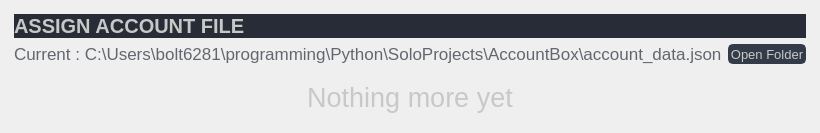
                  <widget class="QWidget" name="page_setting">
                   <layout class="QVBoxLayout" name="verticalLayout_8">
                    <item>
                     <widget class="QFrame" name="frame_assign">
                      <property name="maximumSize">
                       <size>
                        <width>16777215</width>
                        <height>200</height>
                       </size>
                      </property>
                      <layout class="QGridLayout" name="gridLayout_4">
                       <property name="leftMargin">
                        <number>3</number>
                       </property>
                       <property name="topMargin">
                        <number>3</number>
                       </property>
                       <property name="rightMargin">
                        <number>3</number>
                       </property>
                       <property name="bottomMargin">
                        <number>3</number>
                       </property>
                       <item row="1" column="0">
                        <widget class="QLabel" name="label_current">
                         <property name="font">
                          <font>
                           <family>Segoe UI</family>
                           <pointsize>13</pointsize>
                          </font>
                         </property>
                         <property name="styleSheet">
                          <string notr="true">color:#62676f;</string>
                         </property>
                         <property name="text">
                          <string>Current : C:\Users\bolt6281\programming\Python\SoloProjects\AccountBox\account_data.json</string>
                         </property>
                        </widget>
                       </item>
                       <item row="1" column="1">
                        <widget class="QPushButton" name="pushButton_open_folder">
                         <property name="maximumSize">
                          <size>
                           <width>150</width>
                           <height>30</height>
                          </size>
                         </property>
                         <property name="font">
                          <font>
                           <family>Segoe UI</family>
                           <pointsize>10</pointsize>
                          </font>
                         </property>
                         <property name="focusPolicy">
                          <enum>Qt::StrongFocus</enum>
                         </property>
                         <property name="styleSheet">
                          <string notr="true">QPushButton {
color:#c8c8c8;
	border: 2px solid rgb(52, 59, 72);
	border-radius: 5px;	
	background-color: rgb(52, 59, 72);
}
QPushButton:hover {
	background-color: rgb(57, 65, 80);
	border: 2px solid rgb(61, 70, 86);
}
QPushButton:pressed {	
	background-color: rgb(35, 40, 49);
	border: 2px solid rgb(43, 50, 61);
}

</string>
                         </property>
                         <property name="text">
                          <string>Open Folder</string>
                         </property>
                         <property name="icon">
                          <iconset resource="resource.qrc">
                           <normaloff>:/icons/icons/16x16/cil-folder-open.png</normaloff>:/icons/icons/16x16/cil-folder-open.png</iconset>
                         </property>
                        </widget>
                       </item>
                       <item row="0" column="0" colspan="2">
                        <widget class="QLabel" name="label_assign">
                         <property name="maximumSize">
                          <size>
                           <width>16777215</width>
                           <height>40</height>
                          </size>
                         </property>
                         <property name="font">
                          <font>
                           <family>Segoe UI</family>
                           <pointsize>15</pointsize>
                           <weight>75</weight>
                           <bold>true</bold>
                          </font>
                         </property>
                         <property name="styleSheet">
                          <string notr="true">background-color:#272c36;
color:#c8c8c8;</string>
                         </property>
                         <property name="text">
                          <string>ASSIGN ACCOUNT FILE</string>
                         </property>
                         <property name="margin">
                          <number>9</number>
                         </property>
                        </widget>
                       </item>
                      </layout>
                     </widget>
                    </item>
                    <item>
                     <widget class="QFrame" name="frame_nothing_more">
                      <layout class="QVBoxLayout" name="verticalLayout_12">
                       <item>
                        <widget class="QLabel" name="label_nothing_more">
                         <property name="palette">
                          <palette>
                           <active>
                            <colorrole role="WindowText">
                             <brush brushstyle="SolidPattern">
                              <color alpha="255">
                               <red>200</red>
                               <green>200</green>
                               <blue>200</blue>
                              </color>
                             </brush>
                            </colorrole>
                            <colorrole role="Button">
                             <brush brushstyle="SolidPattern">
                              <color alpha="255">
                               <red>44</red>
                               <green>49</green>
                               <blue>60</blue>
                              </color>
                             </brush>
                            </colorrole>
                            <colorrole role="Text">
                             <brush brushstyle="SolidPattern">
                              <color alpha="255">
                               <red>200</red>
                               <green>200</green>
                               <blue>200</blue>
                              </color>
                             </brush>
                            </colorrole>
                            <colorrole role="ButtonText">
                             <brush brushstyle="SolidPattern">
                              <color alpha="255">
                               <red>200</red>
                               <green>200</green>
                               <blue>200</blue>
                              </color>
                             </brush>
                            </colorrole>
                            <colorrole role="Base">
                             <brush brushstyle="SolidPattern">
                              <color alpha="255">
                               <red>44</red>
                               <green>49</green>
                               <blue>60</blue>
                              </color>
                             </brush>
                            </colorrole>
                            <colorrole role="Window">
                             <brush brushstyle="SolidPattern">
                              <color alpha="255">
                               <red>44</red>
                               <green>49</green>
                               <blue>60</blue>
                              </color>
                             </brush>
                            </colorrole>
                            <colorrole role="PlaceholderText">
                             <brush brushstyle="NoBrush">
                              <color alpha="128">
                               <red>200</red>
                               <green>200</green>
                               <blue>200</blue>
                              </color>
                             </brush>
                            </colorrole>
                           </active>
                           <inactive>
                            <colorrole role="WindowText">
                             <brush brushstyle="SolidPattern">
                              <color alpha="255">
                               <red>200</red>
                               <green>200</green>
                               <blue>200</blue>
                              </color>
                             </brush>
                            </colorrole>
                            <colorrole role="Button">
                             <brush brushstyle="SolidPattern">
                              <color alpha="255">
                               <red>44</red>
                               <green>49</green>
                               <blue>60</blue>
                              </color>
                             </brush>
                            </colorrole>
                            <colorrole role="Text">
                             <brush brushstyle="SolidPattern">
                              <color alpha="255">
                               <red>200</red>
                               <green>200</green>
                               <blue>200</blue>
                              </color>
                             </brush>
                            </colorrole>
                            <colorrole role="ButtonText">
                             <brush brushstyle="SolidPattern">
                              <color alpha="255">
                               <red>200</red>
                               <green>200</green>
                               <blue>200</blue>
                              </color>
                             </brush>
                            </colorrole>
                            <colorrole role="Base">
                             <brush brushstyle="SolidPattern">
                              <color alpha="255">
                               <red>44</red>
                               <green>49</green>
                               <blue>60</blue>
                              </color>
                             </brush>
                            </colorrole>
                            <colorrole role="Window">
                             <brush brushstyle="SolidPattern">
                              <color alpha="255">
                               <red>44</red>
                               <green>49</green>
                               <blue>60</blue>
                              </color>
                             </brush>
                            </colorrole>
                            <colorrole role="PlaceholderText">
                             <brush brushstyle="NoBrush">
                              <color alpha="128">
                               <red>200</red>
                               <green>200</green>
                               <blue>200</blue>
                              </color>
                             </brush>
                            </colorrole>
                           </inactive>
                           <disabled>
                            <colorrole role="WindowText">
                             <brush brushstyle="SolidPattern">
                              <color alpha="255">
                               <red>200</red>
                               <green>200</green>
                               <blue>200</blue>
                              </color>
                             </brush>
                            </colorrole>
                            <colorrole role="Button">
                             <brush brushstyle="SolidPattern">
                              <color alpha="255">
                               <red>44</red>
                               <green>49</green>
                               <blue>60</blue>
                              </color>
                             </brush>
                            </colorrole>
                            <colorrole role="Text">
                             <brush brushstyle="SolidPattern">
                              <color alpha="255">
                               <red>200</red>
                               <green>200</green>
                               <blue>200</blue>
                              </color>
                             </brush>
                            </colorrole>
                            <colorrole role="ButtonText">
                             <brush brushstyle="SolidPattern">
                              <color alpha="255">
                               <red>200</red>
                               <green>200</green>
                               <blue>200</blue>
                              </color>
                             </brush>
                            </colorrole>
                            <colorrole role="Base">
                             <brush brushstyle="SolidPattern">
                              <color alpha="255">
                               <red>44</red>
                               <green>49</green>
                               <blue>60</blue>
                              </color>
                             </brush>
                            </colorrole>
                            <colorrole role="Window">
                             <brush brushstyle="SolidPattern">
                              <color alpha="255">
                               <red>44</red>
                               <green>49</green>
                               <blue>60</blue>
                              </color>
                             </brush>
                            </colorrole>
                            <colorrole role="PlaceholderText">
                             <brush brushstyle="NoBrush">
                              <color alpha="128">
                               <red>200</red>
                               <green>200</green>
                               <blue>200</blue>
                              </color>
                             </brush>
                            </colorrole>
                           </disabled>
                          </palette>
                         </property>
                         <property name="font">
                          <font>
                           <family>Segoe UI</family>
                           <pointsize>20</pointsize>
                           <weight>50</weight>
                           <bold>false</bold>
                          </font>
                         </property>
                         <property name="styleSheet">
                          <string notr="true">color:#c8c8c8;</string>
                         </property>
                         <property name="text">
                          <string>Nothing more yet</string>
                         </property>
                         <property name="alignment">
                          <set>Qt::AlignCenter</set>
                         </property>
                        </widget>
                       </item>
                      </layout>
                     </widget>
                    </item>
                   </layout>
                  </widget>
